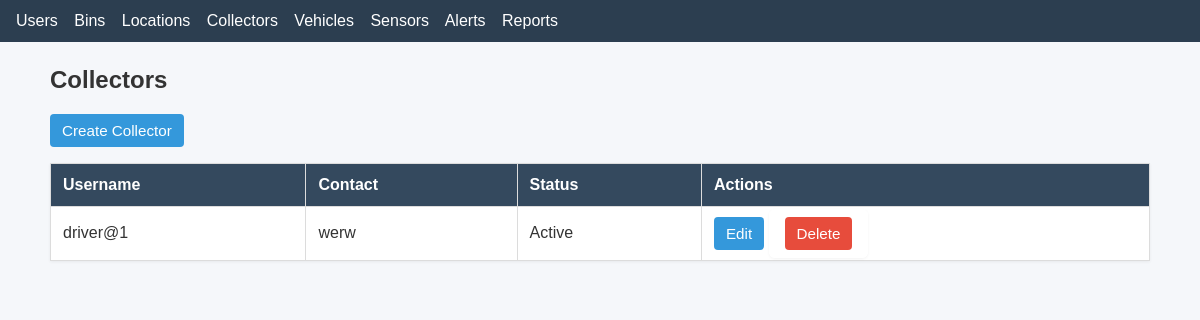
The app's page /collectors/, older data.
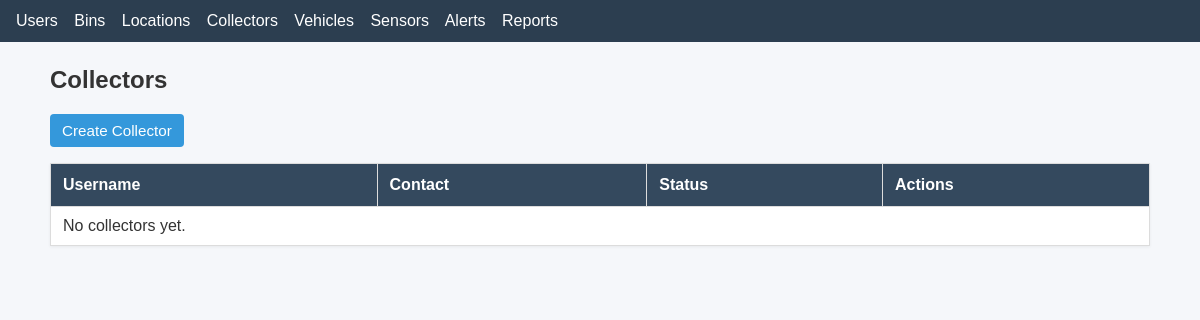
The same page, newer data.
### stwms/models.py (models this page shows)
class Collector(models.Model):
    collector_status_choices = [
        ('Active', 'Active'),
        ('Inactive', 'Inactive'),
    ]
    user = models.OneToOneField(
        User,
        on_delete=models.CASCADE,
        limit_choices_to={'profile__role': 'collector'}
    )
    contact = models.CharField(max_length=20)
    status = models.CharField(max_length=20, choices=collector_status_choices, default='Active')

### stwms/views.py (the view)
# urls.py: path('collectors/', views.collector_list, name='collector_list'),
def collector_list(request):
    collectors = Collector.objects.all()
    return render(request, "collector/collector_list.html", {"collectors": collectors})

### stwms/templates/collector/collector_list.html
{% extends "base.html" %}
{% block content %}
<h2>Collectors</h2>
<p><a class="btn" href="{% url 'stwms:collector_create' %}">Create Collector</a></p>
<table>
    <thead><tr><th>Username</th><th>Contact</th><th>Status</th><th>Actions</th></tr></thead>
    <tbody>
    {% for collector in collectors %}
        <tr>
            <td>{{ collector.user.username }}</td>
            <td>{{ collector.contact }}</td>
            <td>{{ collector.status }}</td>
            <td>
                <a class="btn" href="{% url 'stwms:collector_update' collector.id %}">Edit</a>
                <form style="display:inline" method="post" action="{% url 'stwms:collector_delete' collector.id %}">{% csrf_token %}
                    <button class="btn btn-danger" type="submit">Delete</button>
                </form>
            </td>
        </tr>
    {% empty %}
        <tr><td colspan="4">No collectors yet.</td></tr>
    {% endfor %}
    </tbody>
</table>
{% endblock %}

Row changes from the older to the newer data that the page shows:
removed Collector: user.username "driver@1", contact "werw", status "Active"
Text that changed along with them:
text now shown: "No collectors yet."
